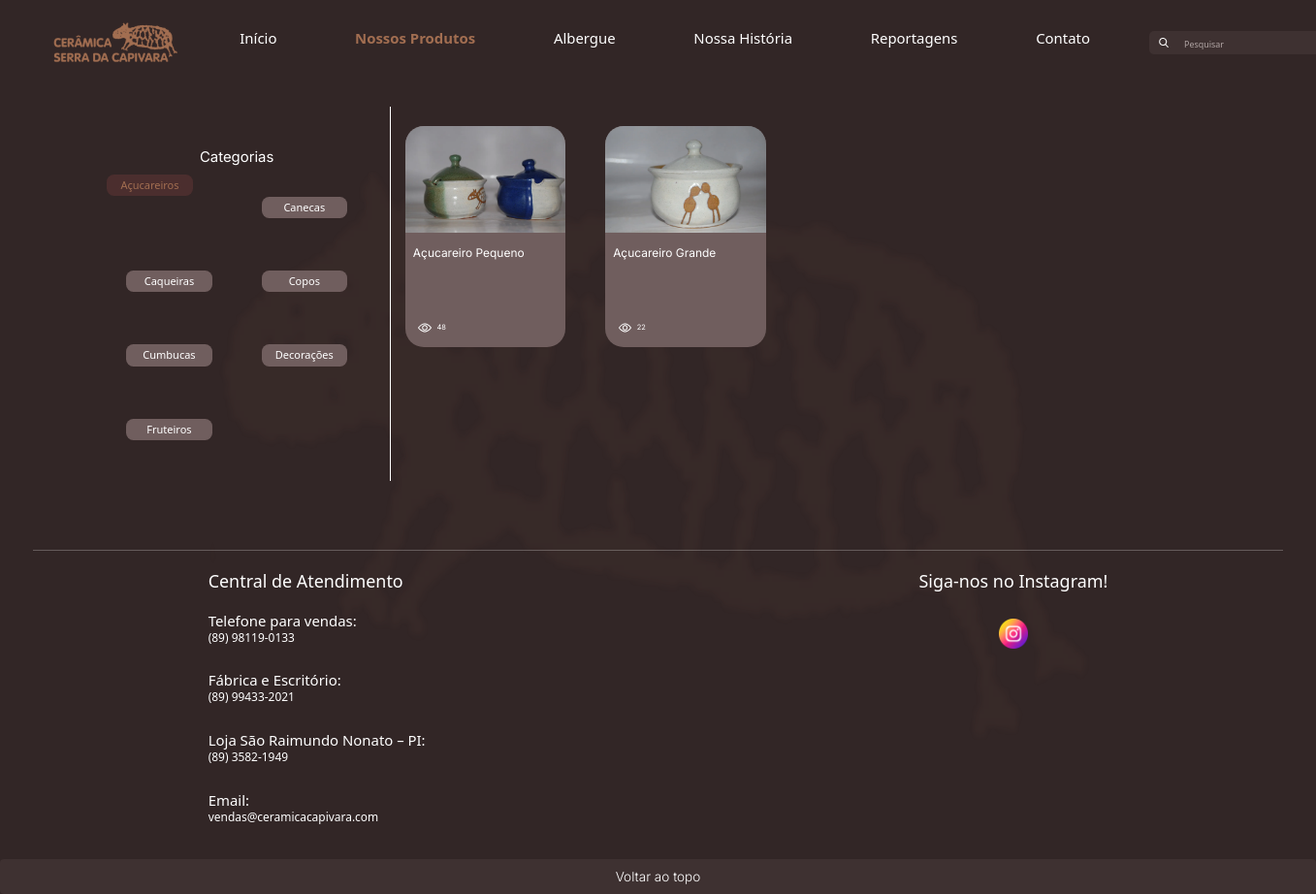
/produtos/28/, run on an earlier commit of the app's database.
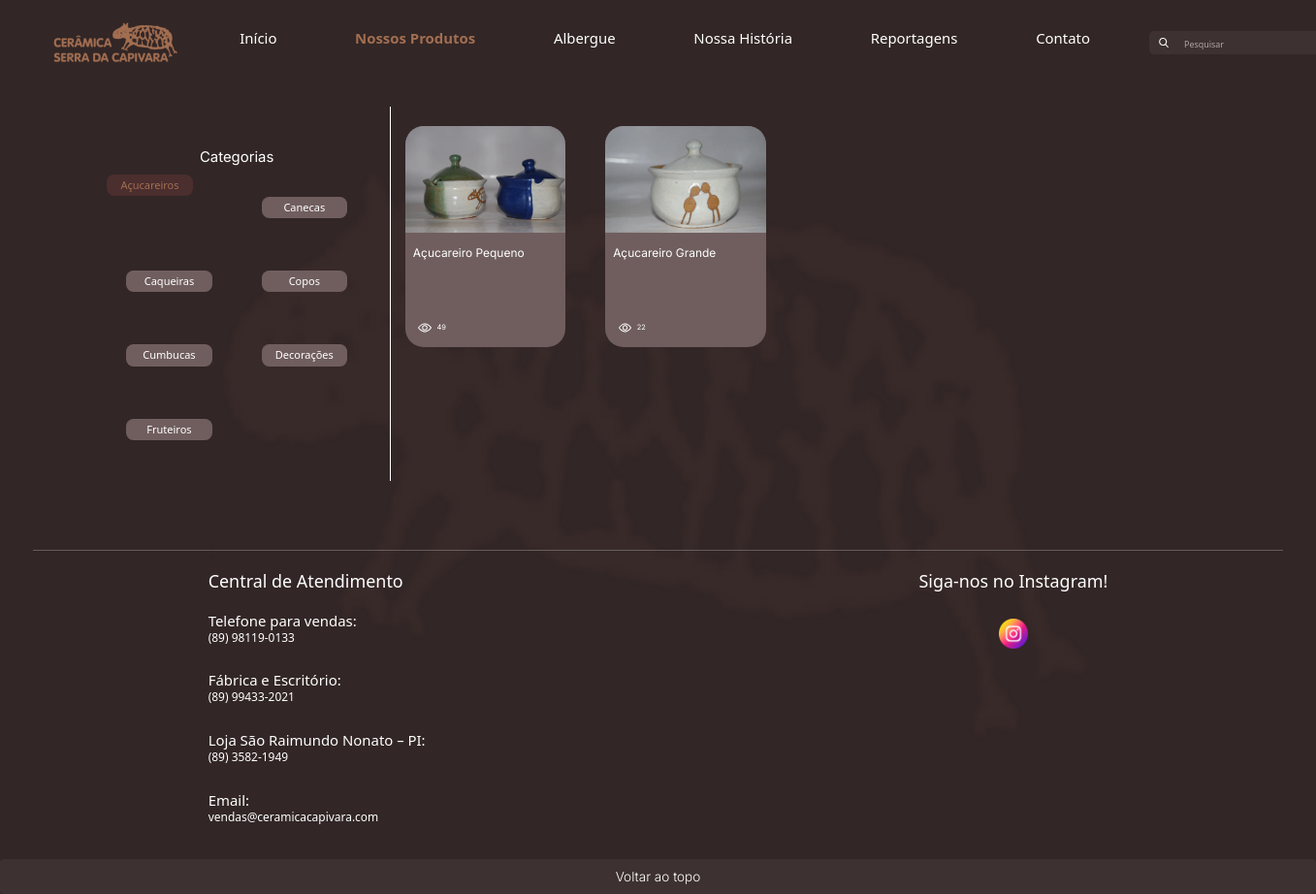
And on a later commit of the database.
### gestao/models.py (models this page shows, shortened)
class Product(models.Model):
    name = models.CharField(max_length=200, unique=True)
    code = models.CharField(max_length=50, unique=True)
    size = models.CharField(max_length=255)
    category = models.ForeignKey(
        Category,
        on_delete=models.SET_NULL,
        null=True,
        blank = True,
        )
    views = models.PositiveIntegerField(default=0)
    photos = models.JSONField(default=list, blank=False)

### backend/views.py (the view)
# urls.py: path('produtos/<int:category_id>/', views.produtos, name='produtos'),
def produtos(request, category_id=None):
    if category_id is None:
        category_id = Category.objects.first()
        return redirect('produtos', category_id=category_id.id)
    category = get_object_or_404(Category, id=category_id)
    products = Product.objects.filter(category=category).order_by('-views')
    categories = Category.objects.all().order_by('name')
    context = {
        'categories': categories,
        'products': products,
        'category': category,
    }
    return render(request, 'produtos.html', context)

### backend/templates/produtos.html (shortened to what this page needs)
{% extends "base.html" %} {% load static %}
    {% block css %}
    <link
      rel="stylesheet"
      type="text/css"
      href="{% static 'css/galeria.css' %}"
    />
    {% endblock %}
    {% block 'dashboard' %}
    <div class="category-button-container-horizontal">
      <div>
        <h1 class="category-text-buttons-container s20">Categorias</h1>
        <div class="category-button-container">
          {% for categoria in categories %} {% if categoria.id == category.id %}
          <button class="category-button-disabled" aria-disabled="true">
            {{ categoria.name }}
          </button>
          {% else %}
          <a href="{% url 'produtos' category_id=categoria.id %}">
            <button class="category-button">{{ categoria.name }}</button>
          </a>
          {% endif %} {% endfor %}
        </div>
      </div>
      <div class="product-container">
        <div class="product-horizontal">
          {% for product in products %}
          <div class="product-vertical">
            <a
              href="{% url 'produto' category_id=category.id product_id=product.id %}"
            >
              <div class="product-card" data-product-id="{{ product.id }}">
                {% if product.photos %}
                <img
                  src="../../media/{{ product.photos.0 }}"
                  alt="Imagem de {{ product.name }}"
                  class="product-photo-card"
                />
                {% else %}
                <p>Sem Imagens</p>
                {% endif %}
                <h3 class="product-text unselectable s16">
                  {{ product.name }}
                </h3>
                <div class="views-horizontal">
                  <img
                    src="../../media/icon/view.svg"
                    class="view-icon-img unselectable"
                    alt="view icon"
                  />
                  <h7 class="product-views-text unselectable s10"
                    >{{ product.views }}</h7
                  >
                </div>
              </div>
            </a>
          </div>
          {% endfor %}
        </div>
      </div>
    </div>
    <div id="react-footer"></div>
    {% endblock %}

What changed in the data, as far as the page shows it:
changed Product "Açucareiro Pequeno": views "48" → "49"
